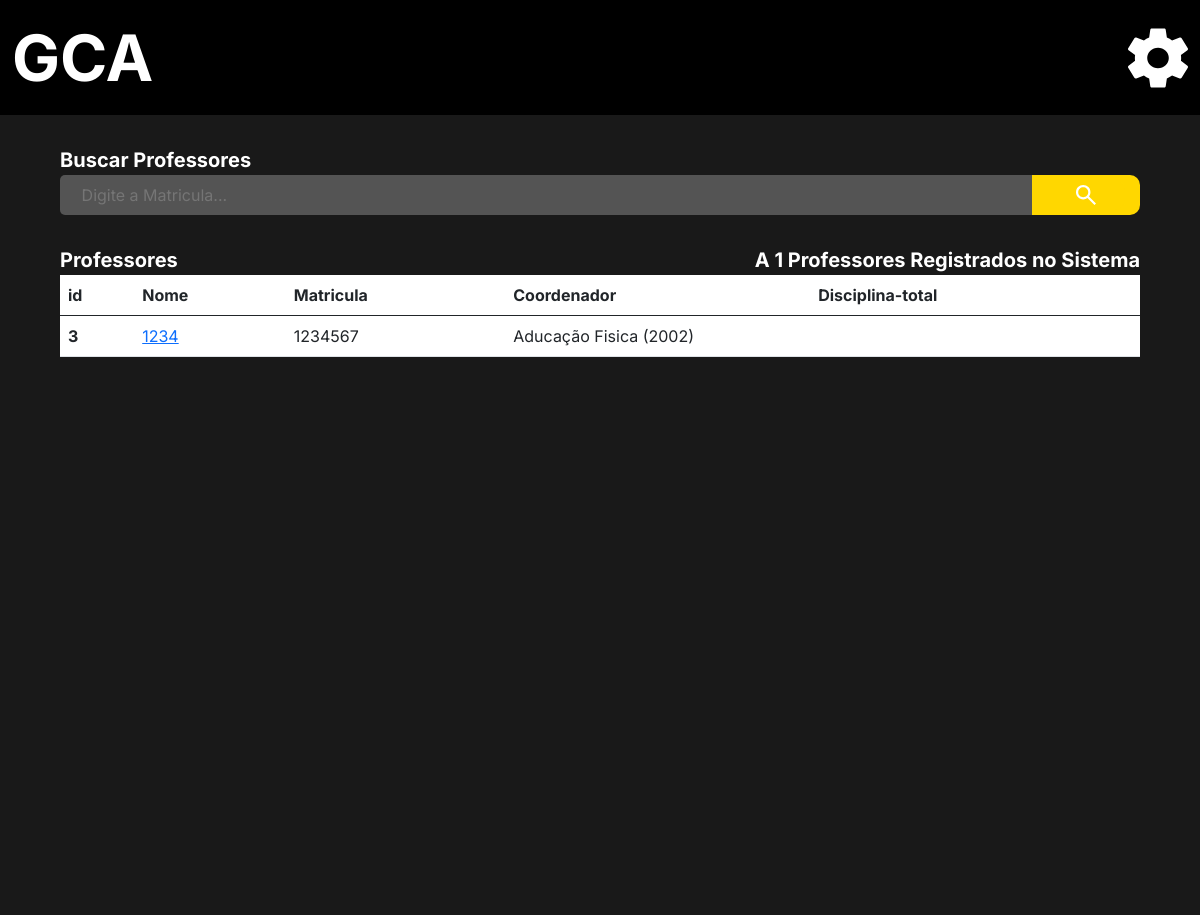
The page /adm/list_coordinator/ on the database as committed earlier.
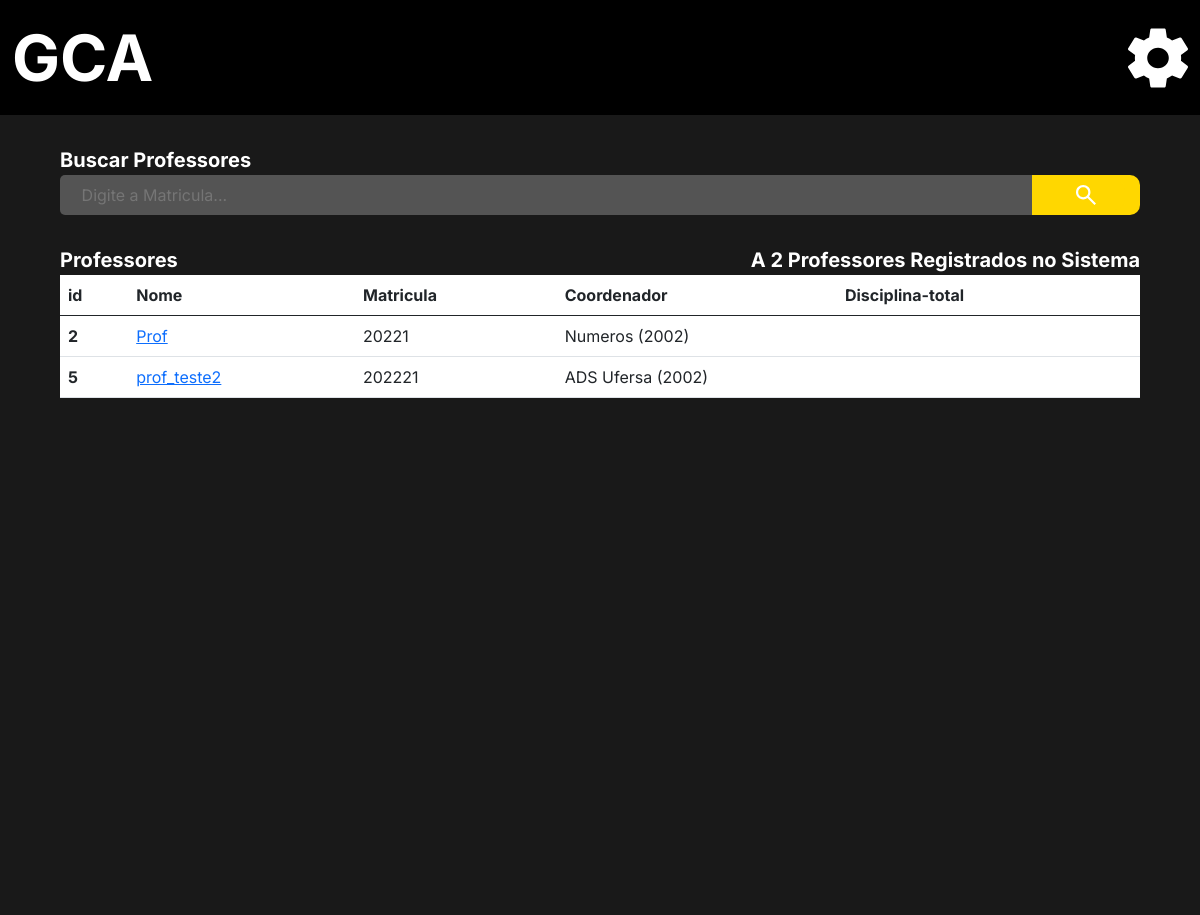
The same page on the database as committed later.
### Users/models.py (models this page shows, shortened)
class CustomUser(AbstractUser):
    image = models.ImageField(upload_to='Media', blank=True, null=False, default='Media/no_image_dafaut.jpg')
    matricula = models.CharField("Matricula", max_length=150, unique=True)
    username = models.CharField(("Nome"), max_length=50, unique=False, primary_key=None)
    email = models.EmailField("E-mail", unique=True)
    cpf = models.CharField("CPF", max_length=14, unique=True)
    phone = models.CharField("Telefone", max_length=15, blank=True, null=True)
    data_de_nascimento = models.DateField('Data de Nascimento', blank=True, null=True)
    curso_relacao = models.ForeignKey("administrador.Curso", verbose_name=("Curso"), blank=True, null=True,on_delete=models.SET_NULL)
    disciplina_relacao = models.ManyToManyField("administrador.Disciplina", verbose_name=("Disciplina"), blank=True)
    is_staff = models.BooleanField('Membro da equipe', default=True)
    USERNAME_FIELD = 'matricula'
    REQUIRED_FIELDS = ['username' , 'email' ,'cpf', 'phone']
    objects = UserManager()

### administrador/models.py (models this page shows)
class Curso (models.Model):
    nome = models.CharField(("Nome do Curso"), max_length=150, null=False, blank=False)
    ano = models.DateField("Ano")
    periodos =  models.IntegerField(('Total de peridodos'), null=False, blank=False)
    disciplina = models.ManyToManyField("administrador.Disciplina", verbose_name=("Disciplinas"),blank=False)
    coordenador = models.ForeignKey(User, verbose_name=("Coordenador"), on_delete=models.SET_NULL, null=True)
    verbose_name = 'Curso'
    verbose_name_plural = 'Cursos'
    def __str__(self):
        return self.nome +' ('+ str(self.ano.year) +')'

### administrador/views.py (the view)
# urls.py: path('adm/list_coordinator/',  lista_Professors, name = 'lista_professor'),
def lista_Professors(request):
    teacher_group = Group.objects.get(name='Professor')
    teacher = User.objects.all().filter(groups=teacher_group)
    total_de_professores = len(User.objects.filter(groups=teacher_group))
    return render(request, 'professor_lista.html', {'grupo_professor': total_de_professores,
                                                "professor": teacher})

### administrador/templates/professor_lista.html (shortened to what this page needs)
{% extends 'base.html' %}
{% load static %}
{% block import_title_css %}
    <link href="https://cdn.jsdelivr.net/npm/bootstrap@5.0.2/dist/css/bootstrap.min.css" rel="stylesheet">
    <link rel="stylesheet" href="{% static 'css/lista_cursos.css' %}">
{% endblock %}
{% block main %}
<div class="main">
    <div class="search_box">
        <form action=""  method="post">
            <div>
                <label for="search_box">Buscar Professores</label>
            </div>
            <div class="search_bar">
                <input type="text" id="search_box" name="search_box" placeholder="Digite a Matricula...">
                <button class="enviar_botao" type="submit">
                    <img class="lupa" src="{% static 'icons/search_thing.svg' %}" alt="">
                </button>
            </div>
        </form>
    </div>
    <div class="center">
        <div class="two_lables">
            <div>
                <p class="label_title">Professores</p>
                <p class="label_title">A {{grupo_professor}} Professores Registrados no Sistema</p>
            </div>
        </div>
    </div>
    <div class="center_2">
        <div class="list">
            <table class="table" >
                <thead>
                  <tr>
                    <th scope="col">id</th>
                    <th scope="col">Nome</th>
                    <th scope="col">Matricula</th>
                    <th class="curso_width" scope="col">Coordenador</th>
                    <th class="cpf_width" scope="col">Disciplina-total</th>
                  </tr>
                </thead>
                <tbody>
                    {% for dados in professor %}
                        <tr>
                            <th scope="row"> {{dados.id}} </th>
                            <td><a href="{% url 'professor' %}">{{dados.username}}</a></td>
                            <td>{{dados.matricula}}</td>
                            <td class="curso_width">
                                {% if dados.curso_relacao == None %}
                                    Não
                                {% else %}
                                    {{dados.curso_relacao}}
                                {% endif%}
                                </td>
                            <td class="cpf_width">
                            </td>
                        </tr>
                    {% endfor %}
                </tbody>
              </table>
        </div>
    </div>
</div>
{% endblock %}

Rows that differ between the two databases and show on the page:
no longer on this page (row edited): CustomUser: id "3", username "1234", matricula "1234567", curso_relacao "Aducação Fisica (2002)"
now on this page (row edited): CustomUser: id "2", username "Prof", matricula "20221", curso_relacao "Numeros (2002)"
added CustomUser: id "5", username "prof_teste2", matricula "202221", curso_relacao "ADS Ufersa (2002)"
Other text that changed with them:
{{ grupo_professor }}: "1" → "2"
